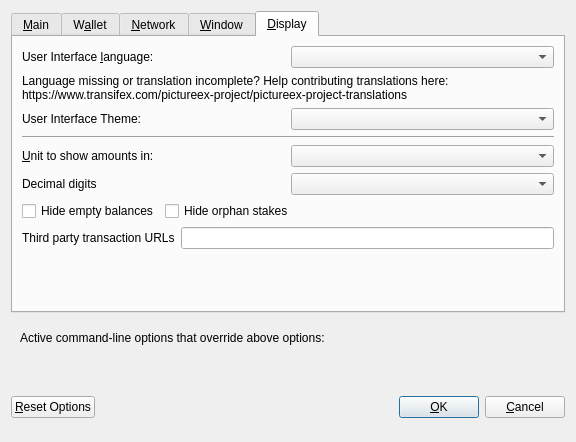
<?xml version="1.0" encoding="UTF-8"?>
<ui version="4.0">
 <class>OptionsDialog</class>
 <widget class="QDialog" name="OptionsDialog">
  <property name="geometry">
   <rect>
    <x>0</x>
    <y>0</y>
    <width>576</width>
    <height>442</height>
   </rect>
  </property>
  <property name="windowTitle">
   <string>Options</string>
  </property>
  <property name="modal">
   <bool>true</bool>
  </property>
  <layout class="QVBoxLayout" name="verticalLayout">
   <item>
    <widget class="QTabWidget" name="tabWidget">
     <property name="currentIndex">
      <number>4</number>
     </property>
     <widget class="QWidget" name="tabMain">
      <attribute name="title">
       <string>&amp;Main</string>
      </attribute>
      <layout class="QVBoxLayout" name="verticalLayout_Main">
       <item>
        <widget class="QCheckBox" name="bitcoinAtStartup">
         <property name="toolTip">
          <string>Automatically start Pictureex after logging in to the system.</string>
         </property>
         <property name="text">
          <string>&amp;Start Pictureex on system login</string>
         </property>
        </widget>
       </item>
       <item>
        <layout class="QHBoxLayout" name="horizontalLayout_2_Main">
         <item>
          <widget class="QLabel" name="databaseCacheLabel">
           <property name="text">
            <string>Size of &amp;database cache</string>
           </property>
           <property name="textFormat">
            <enum>Qt::PlainText</enum>
           </property>
           <property name="buddy">
            <cstring>databaseCache</cstring>
           </property>
          </widget>
         </item>
         <item>
          <widget class="QSpinBox" name="databaseCache"/>
         </item>
         <item>
          <widget class="QLabel" name="databaseCacheUnitLabel">
           <property name="text">
            <string>MB</string>
           </property>
           <property name="textFormat">
            <enum>Qt::PlainText</enum>
           </property>
          </widget>
         </item>
         <item>
          <spacer name="horizontalSpacer_2_Main">
           <property name="orientation">
            <enum>Qt::Horizontal</enum>
           </property>
           <property name="sizeHint" stdset="0">
            <size>
             <width>40</width>
             <height>20</height>
            </size>
           </property>
          </spacer>
         </item>
        </layout>
       </item>
       <item>
        <layout class="QHBoxLayout" name="horizontalLayout_3_Main">
         <item>
          <widget class="QLabel" name="threadsScriptVerifLabel">
           <property name="text">
            <string>Number of script &amp;verification threads</string>
           </property>
           <property name="textFormat">
            <enum>Qt::PlainText</enum>
           </property>
           <property name="buddy">
            <cstring>threadsScriptVerif</cstring>
           </property>
          </widget>
         </item>
         <item>
          <widget class="QSpinBox" name="threadsScriptVerif">
           <property name="toolTip">
            <string>(0 = auto, &lt;0 = leave that many cores free)</string>
           </property>
          </widget>
         </item>
         <item>
          <spacer name="horizontalSpacer_3_Main">
           <property name="orientation">
            <enum>Qt::Horizontal</enum>
           </property>
           <property name="sizeHint" stdset="0">
            <size>
             <width>40</width>
             <height>20</height>
            </size>
           </property>
          </spacer>
         </item>
        </layout>
       </item>
       <item>
        <spacer name="verticalSpacer_2">
         <property name="orientation">
          <enum>Qt::Vertical</enum>
         </property>
         <property name="sizeHint" stdset="0">
          <size>
           <width>20</width>
           <height>40</height>
          </size>
         </property>
        </spacer>
       </item>
       <item>
        <layout class="QHBoxLayout" name="horiz-autominting-layout">
         <item>
          <widget class="QCheckBox" name="checkBoxZeromintEnable">
           <property name="toolTip">
            <string>Enable automatic minting of PIC units to zPIC</string>
           </property>
           <property name="layoutDirection">
            <enum>Qt::LeftToRight</enum>
           </property>
           <property name="text">
            <string>Enable zpic Automint</string>
           </property>
          </widget>
         </item>
         <item>
          <widget class="QCheckBox" name="checkBoxZeromintAddresses">
           <property name="toolTip">
            <string>Enable automatic zPIC minting from specific addresses</string>
           </property>
           <property name="layoutDirection">
            <enum>Qt::LeftToRight</enum>
           </property>
           <property name="text">
            <string>Enable Automint Addresses</string>
           </property>
          </widget>
         </item>
        </layout>
       </item>
       <item>
        <layout class="QHBoxLayout" name="horizontalLayout_3">
         <item>
          <widget class="QLabel" name="percentage_label">
           <property name="toolTip">
            <string>Percentage of incoming PIC which get automatically converted to zPIC via Zerocoin Protocol (min: 10%)</string>
           </property>
           <property name="text">
            <string>Percentage of autominted zPIC</string>
           </property>
          </widget>
         </item>
         <item>
          <widget class="QSpinBox" name="zeromintPercentage">
           <property name="minimum">
            <number>1</number>
           </property>
           <property name="maximum">
            <number>100</number>
           </property>
          </widget>
         </item>
        </layout>
       </item>
       <item>
        <layout class="QHBoxLayout" name="horizontalLayout" stretch="0,0">
         <property name="sizeConstraint">
          <enum>QLayout::SetFixedSize</enum>
         </property>
         <item>
          <widget class="QLabel" name="labelPreferredDenom">
           <property name="maximumSize">
            <size>
             <width>16777215</width>
             <height>16777215</height>
            </size>
           </property>
           <property name="toolTip">
            <string>Wait with automatic conversion to Zerocoin until enough PIC for this denomination is available</string>
           </property>
           <property name="text">
            <string>Preferred Automint zPIC Denomination</string>
           </property>
          </widget>
         </item>
         <item>
          <widget class="QComboBox" name="preferredDenom">
           <property name="maximumSize">
            <size>
             <width>16777215</width>
             <height>27</height>
            </size>
           </property>
           <property name="toolTip">
            <string>Wait with automatic conversion to Zerocoin until enough PIC for this denomination is available</string>
           </property>
           <property name="maxVisibleItems">
            <number>9</number>
           </property>
           <property name="maxCount">
            <number>9</number>
           </property>
          </widget>
         </item>
        </layout>
       </item>
      </layout>
     </widget>
     <widget class="QWidget" name="tabWallet">
      <attribute name="title">
       <string>W&amp;allet</string>
      </attribute>
      <layout class="QVBoxLayout" name="verticalLayout_Wallet">
       <item>
        <layout class="QHBoxLayout" name="horizontalLayout_2_Wallet">
         <item>
          <widget class="QLabel" name="labelStakeSplitThresholdText">
           <property name="text">
            <string>Stake split threshold:</string>
           </property>
          </widget>
         </item>
         <item>
          <widget class="QSpinBox" name="spinBoxStakeSplitThreshold">
           <property name="minimum">
            <number>1</number>
           </property>
           <property name="maximum">
            <number>999999</number>
           </property>
          </widget>
         </item>
        </layout>
       </item>
       <item>
        <widget class="QGroupBox" name="groupBox">
         <property name="title">
          <string>Expert</string>
         </property>
         <layout class="QVBoxLayout" name="verticalLayout_2">
          <item>
           <widget class="QCheckBox" name="coinControlFeatures">
            <property name="toolTip">
             <string>Whether to show coin control features or not.</string>
            </property>
            <property name="text">
             <string>Enable coin &amp;control features</string>
            </property>
           </widget>
          </item>
          <item>
           <widget class="QCheckBox" name="showMasternodesTab">
            <property name="toolTip">
             <string>Show additional tab listing all your Dogenodes in first sub-tab&lt;br/&gt;and all masternodes on the network in second sub-tab.</string>
            </property>
            <property name="text">
             <string>Show Masternodes Tab</string>
            </property>
           </widget>
          </item>
          <item>
           <widget class="QCheckBox" name="spendZeroConfChange">
            <property name="toolTip">
             <string>If you disable the spending of unconfirmed change, the change from a transaction&lt;br/&gt;cannot be used until that transaction has at least one confirmation.&lt;br/&gt;This also affects how your balance is computed.</string>
            </property>
            <property name="text">
             <string>&amp;Spend unconfirmed change</string>
            </property>
           </widget>
          </item>
         </layout>
        </widget>
       </item>
       <item>
        <spacer name="verticalSpacer_Wallet">
         <property name="orientation">
          <enum>Qt::Vertical</enum>
         </property>
         <property name="sizeHint" stdset="0">
          <size>
           <width>20</width>
           <height>40</height>
          </size>
         </property>
        </spacer>
       </item>
      </layout>
     </widget>
     <widget class="QWidget" name="tabNetwork">
      <attribute name="title">
       <string>&amp;Network</string>
      </attribute>
      <layout class="QVBoxLayout" name="verticalLayout_Network">
       <item>
        <widget class="QCheckBox" name="mapPortUpnp">
         <property name="toolTip">
          <string>Automatically open the Pictureex client port on the router. This only works when your router supports UPnP and it is enabled.</string>
         </property>
         <property name="text">
          <string>Map port using &amp;UPnP</string>
         </property>
        </widget>
       </item>
       <item>
        <widget class="QCheckBox" name="allowIncoming">
         <property name="toolTip">
          <string>Accept connections from outside</string>
         </property>
         <property name="text">
          <string>Allow incoming connections</string>
         </property>
        </widget>
       </item>
       <item>
        <widget class="QCheckBox" name="connectSocks">
         <property name="toolTip">
          <string>Connect to the Pictureex network through a SOCKS5 proxy.</string>
         </property>
         <property name="text">
          <string>&amp;Connect through SOCKS5 proxy (default proxy):</string>
         </property>
        </widget>
       </item>
       <item>
        <layout class="QHBoxLayout" name="horizontalLayout_1_Network">
         <item>
          <widget class="QLabel" name="proxyIpLabel">
           <property name="text">
            <string>Proxy &amp;IP:</string>
           </property>
           <property name="textFormat">
            <enum>Qt::PlainText</enum>
           </property>
           <property name="buddy">
            <cstring>proxyIp</cstring>
           </property>
          </widget>
         </item>
         <item>
          <widget class="QValidatedLineEdit" name="proxyIp">
           <property name="minimumSize">
            <size>
             <width>140</width>
             <height>0</height>
            </size>
           </property>
           <property name="maximumSize">
            <size>
             <width>140</width>
             <height>16777215</height>
            </size>
           </property>
           <property name="toolTip">
            <string>IP address of the proxy (e.g. IPv4: 127.0.0.1 / IPv6: ::1)</string>
           </property>
          </widget>
         </item>
         <item>
          <widget class="QLabel" name="proxyPortLabel">
           <property name="text">
            <string>&amp;Port:</string>
           </property>
           <property name="textFormat">
            <enum>Qt::PlainText</enum>
           </property>
           <property name="buddy">
            <cstring>proxyPort</cstring>
           </property>
          </widget>
         </item>
         <item>
          <widget class="QLineEdit" name="proxyPort">
           <property name="minimumSize">
            <size>
             <width>55</width>
             <height>0</height>
            </size>
           </property>
           <property name="maximumSize">
            <size>
             <width>55</width>
             <height>16777215</height>
            </size>
           </property>
           <property name="toolTip">
            <string>Port of the proxy (e.g. 9050)</string>
           </property>
          </widget>
         </item>
         <item>
          <spacer name="horizontalSpacer_1_Network">
           <property name="orientation">
            <enum>Qt::Horizontal</enum>
           </property>
           <property name="sizeHint" stdset="0">
            <size>
             <width>40</width>
             <height>20</height>
            </size>
           </property>
          </spacer>
         </item>
        </layout>
       </item>
       <item>
        <spacer name="verticalSpacer_Network">
         <property name="orientation">
          <enum>Qt::Vertical</enum>
         </property>
         <property name="sizeHint" stdset="0">
          <size>
           <width>20</width>
           <height>40</height>
          </size>
         </property>
        </spacer>
       </item>
      </layout>
     </widget>
     <widget class="QWidget" name="tabWindow">
      <attribute name="title">
       <string>&amp;Window</string>
      </attribute>
      <layout class="QVBoxLayout" name="verticalLayout_Window">
       <item>
        <widget class="QCheckBox" name="minimizeToTray">
         <property name="toolTip">
          <string>Show only a tray icon after minimizing the window.</string>
         </property>
         <property name="text">
          <string>&amp;Minimize to the tray instead of the taskbar</string>
         </property>
        </widget>
       </item>
       <item>
        <widget class="QCheckBox" name="minimizeOnClose">
         <property name="toolTip">
          <string>Minimize instead of exit the application when the window is closed. When this option is enabled, the application will be closed only after selecting Quit in the menu.</string>
         </property>
         <property name="text">
          <string>M&amp;inimize on close</string>
         </property>
        </widget>
       </item>
       <item>
        <spacer name="verticalSpacer_Window">
         <property name="orientation">
          <enum>Qt::Vertical</enum>
         </property>
         <property name="sizeHint" stdset="0">
          <size>
           <width>20</width>
           <height>40</height>
          </size>
         </property>
        </spacer>
       </item>
      </layout>
     </widget>
     <widget class="QWidget" name="tabDisplay">
      <attribute name="title">
       <string>&amp;Display</string>
      </attribute>
      <layout class="QVBoxLayout" name="verticalLayout_Display">
       <item>
        <layout class="QHBoxLayout" name="horizontalLayout_1_Display">
         <item>
          <widget class="QLabel" name="langLabel">
           <property name="text">
            <string>User Interface &amp;language:</string>
           </property>
           <property name="textFormat">
            <enum>Qt::PlainText</enum>
           </property>
           <property name="buddy">
            <cstring>lang</cstring>
           </property>
          </widget>
         </item>
         <item>
          <widget class="QValueComboBox" name="lang">
           <property name="toolTip">
            <string>The user interface language can be set here. This setting will take effect after restarting pictureex.</string>
           </property>
          </widget>
         </item>
        </layout>
       </item>
       <item>
        <widget class="QLabel" name="label_3">
         <property name="toolTip">
          <string notr="true"/>
         </property>
         <property name="statusTip">
          <string notr="true"/>
         </property>
         <property name="whatsThis">
          <string notr="true"/>
         </property>
         <property name="accessibleName">
          <string notr="true"/>
         </property>
         <property name="text">
          <string>Language missing or translation incomplete? Help contributing translations here:
https://www.transifex.com/pictureex-project/pictureex-project-translations</string>
         </property>
         <property name="wordWrap">
          <bool>true</bool>
         </property>
         <property name="openExternalLinks">
          <bool>true</bool>
         </property>
         <property name="textInteractionFlags">
          <set>Qt::TextBrowserInteraction</set>
         </property>
        </widget>
       </item>
       <item>
        <layout class="QHBoxLayout" name="horizontalLayout_2_Display" stretch="0,0">
         <item>
          <widget class="QLabel" name="themeLabel">
           <property name="text">
            <string>User Interface Theme:</string>
           </property>
          </widget>
         </item>
         <item>
          <widget class="QValueComboBox" name="theme"/>
         </item>
        </layout>
       </item>
       <item>
        <widget class="Line" name="line">
         <property name="orientation">
          <enum>Qt::Horizontal</enum>
         </property>
        </widget>
       </item>
       <item>
        <layout class="QHBoxLayout" name="horizontalLayout_3_Display">
         <item>
          <widget class="QLabel" name="unitLabel">
           <property name="text">
            <string>&amp;Unit to show amounts in:</string>
           </property>
           <property name="textFormat">
            <enum>Qt::PlainText</enum>
           </property>
           <property name="buddy">
            <cstring>unit</cstring>
           </property>
          </widget>
         </item>
         <item>
          <widget class="QValueComboBox" name="unit">
           <property name="toolTip">
            <string>Choose the default subdivision unit to show in the interface and when sending coins.</string>
           </property>
          </widget>
         </item>
        </layout>
       </item>
       <item>
        <layout class="QHBoxLayout" name="horizontalLayout_4_Display">
         <item>
          <widget class="QLabel" name="digitsLabel">
           <property name="text">
            <string>Decimal digits</string>
           </property>
          </widget>
         </item>
         <item>
          <widget class="QValueComboBox" name="digits"/>
         </item>
        </layout>
       </item>
       <item>
        <layout class="QHBoxLayout" name="horizontalLayout_5_Display">
         <item>
          <widget class="QCheckBox" name="checkBoxHideZeroBalances">
           <property name="toolTip">
            <string>Hide empty balances</string>
           </property>
           <property name="layoutDirection">
            <enum>Qt::LeftToRight</enum>
           </property>
           <property name="text">
            <string>Hide empty balances</string>
           </property>
          </widget>
         </item>
         <item>
          <widget class="QCheckBox" name="checkBoxHideOrphans">
           <property name="toolTip">
            <string>Hide orphan stakes in transaction lists</string>
           </property>
           <property name="text">
            <string>Hide orphan stakes</string>
           </property>
          </widget>
         </item>
         <item>
          <spacer name="horizontalSpacer">
           <property name="orientation">
            <enum>Qt::Horizontal</enum>
           </property>
           <property name="sizeHint" stdset="0">
            <size>
             <width>40</width>
             <height>20</height>
            </size>
           </property>
          </spacer>
         </item>
        </layout>
       </item>
       <item>
        <layout class="QHBoxLayout" name="horizontalLayout_6_Display">
         <item>
          <widget class="QLabel" name="thirdPartyTxUrlsLabel">
           <property name="toolTip">
            <string>Third party URLs (e.g. a block explorer) that appear in the transactions tab as context menu items. %s in the URL is replaced by transaction hash. Multiple URLs are separated by vertical bar |.</string>
           </property>
           <property name="text">
            <string>Third party transaction URLs</string>
           </property>
           <property name="buddy">
            <cstring>thirdPartyTxUrls</cstring>
           </property>
          </widget>
         </item>
         <item>
          <widget class="QLineEdit" name="thirdPartyTxUrls">
           <property name="toolTip">
            <string>Third party URLs (e.g. a block explorer) that appear in the transactions tab as context menu items. %s in the URL is replaced by transaction hash. Multiple URLs are separated by vertical bar |.</string>
           </property>
          </widget>
         </item>
        </layout>
       </item>
       <item>
        <spacer name="verticalSpacer">
         <property name="orientation">
          <enum>Qt::Vertical</enum>
         </property>
         <property name="sizeHint" stdset="0">
          <size>
           <width>20</width>
           <height>40</height>
          </size>
         </property>
        </spacer>
       </item>
      </layout>
     </widget>
    </widget>
   </item>
   <item>
    <widget class="QFrame" name="frame">
     <layout class="QVBoxLayout" name="verticalLayout_Bottom">
      <item>
       <layout class="QHBoxLayout" name="horizontalLayout_Bottom">
        <item>
         <widget class="QLabel" name="overriddenByCommandLineInfoLabel">
          <property name="text">
           <string>Active command-line options that override above options:</string>
          </property>
          <property name="textFormat">
           <enum>Qt::PlainText</enum>
          </property>
         </widget>
        </item>
        <item>
         <spacer name="horizontalSpacer_Bottom">
          <property name="orientation">
           <enum>Qt::Horizontal</enum>
          </property>
          <property name="sizeHint" stdset="0">
           <size>
            <width>40</width>
            <height>20</height>
           </size>
          </property>
         </spacer>
        </item>
       </layout>
      </item>
      <item>
       <widget class="QLabel" name="overriddenByCommandLineLabel">
        <property name="text">
         <string/>
        </property>
        <property name="textFormat">
         <enum>Qt::PlainText</enum>
        </property>
        <property name="wordWrap">
         <bool>true</bool>
        </property>
       </widget>
      </item>
     </layout>
    </widget>
   </item>
   <item>
    <layout class="QHBoxLayout" name="horizontalLayout_Buttons">
     <item>
      <widget class="QPushButton" name="resetButton">
       <property name="toolTip">
        <string>Reset all client options to default.</string>
       </property>
       <property name="text">
        <string>&amp;Reset Options</string>
       </property>
       <property name="autoDefault">
        <bool>false</bool>
       </property>
      </widget>
     </item>
     <item>
      <spacer name="horizontalSpacer_1">
       <property name="orientation">
        <enum>Qt::Horizontal</enum>
       </property>
       <property name="sizeHint" stdset="0">
        <size>
         <width>40</width>
         <height>48</height>
        </size>
       </property>
      </spacer>
     </item>
     <item>
      <widget class="QLabel" name="statusLabel">
       <property name="minimumSize">
        <size>
         <width>200</width>
         <height>0</height>
        </size>
       </property>
       <property name="font">
        <font>
         <weight>75</weight>
         <bold>true</bold>
        </font>
       </property>
       <property name="text">
        <string/>
       </property>
       <property name="textFormat">
        <enum>Qt::PlainText</enum>
       </property>
       <property name="wordWrap">
        <bool>true</bool>
       </property>
      </widget>
     </item>
     <item>
      <spacer name="horizontalSpacer_2">
       <property name="orientation">
        <enum>Qt::Horizontal</enum>
       </property>
       <property name="sizeHint" stdset="0">
        <size>
         <width>40</width>
         <height>48</height>
        </size>
       </property>
      </spacer>
     </item>
     <item>
      <widget class="QPushButton" name="okButton">
       <property name="text">
        <string>&amp;OK</string>
       </property>
       <property name="autoDefault">
        <bool>false</bool>
       </property>
       <property name="default">
        <bool>true</bool>
       </property>
      </widget>
     </item>
     <item>
      <widget class="QPushButton" name="cancelButton">
       <property name="text">
        <string>&amp;Cancel</string>
       </property>
       <property name="autoDefault">
        <bool>false</bool>
       </property>
      </widget>
     </item>
    </layout>
   </item>
  </layout>
 </widget>
 <customwidgets>
  <customwidget>
   <class>QValidatedLineEdit</class>
   <extends>QLineEdit</extends>
   <header>qvalidatedlineedit.h</header>
  </customwidget>
  <customwidget>
   <class>QValueComboBox</class>
   <extends>QComboBox</extends>
   <header>qvaluecombobox.h</header>
  </customwidget>
 </customwidgets>
 <resources/>
 <connections/>
</ui>
